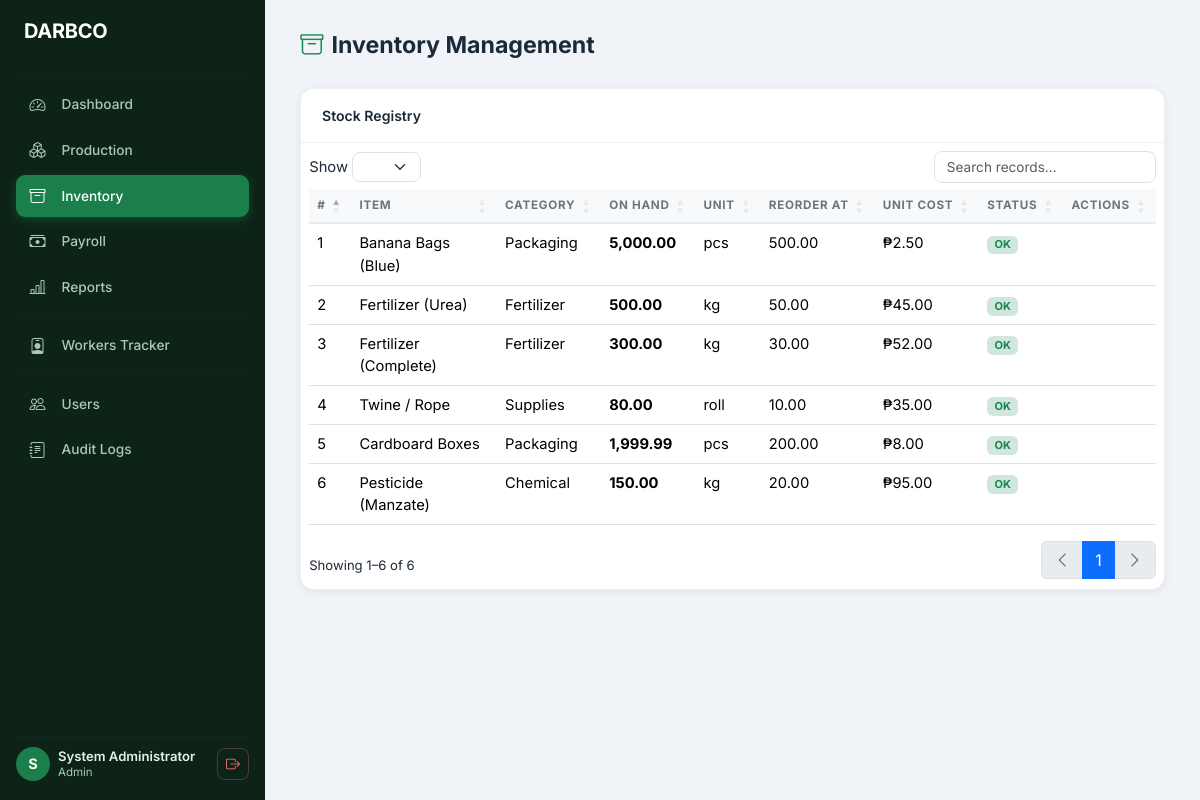
/index.php?page=inventory (signed in), run on the app's committed database.
### tables this page shows
CREATE TABLE `inventory_data` (
  `item_id` int unsigned NOT NULL AUTO_INCREMENT,
  `item_name` varchar(150) NOT NULL,
  `category` varchar(100) NOT NULL DEFAULT 'General',
  `unit` varchar(50) NOT NULL DEFAULT 'pcs',
  `quantity_on_hand` decimal(10,2) NOT NULL DEFAULT '0.00',
  `reorder_level` decimal(10,2) NOT NULL DEFAULT '10.00',
  `unit_cost` decimal(10,2) NOT NULL DEFAULT '0.00',
  `description` text,
  `created_by` int unsigned NOT NULL,
  `created_at` timestamp NOT NULL DEFAULT CURRENT_TIMESTAMP,
  `updated_at` timestamp NOT NULL DEFAULT CURRENT_TIMESTAMP ON UPDATE CURRENT_TIMESTAMP,
  PRIMARY KEY (`item_id`),
  KEY `fk_inventory_user` (`created_by`),
  KEY `idx_inventory_category` (`category`),
  KEY `idx_inventory_reorder` (`quantity_on_hand`,`reorder_level`),
  CONSTRAINT `fk_inventory_user` FOREIGN KEY (`created_by`) REFERENCES `users` (`user_id`) ON UPDATE CASCADE
);

### controllers/InventoryController.php (called while the page is built, shortened)
<?php
require_once MODEL_PATH . 'Inventory.php';
$inventoryModel = new Inventory();
$items = $inventoryModel->getAll();
require_once VIEW_PATH . 'inventory/index.php';

### config/db.php (called while the page is built, shortened)
<?php
class Database
{
    private static ?PDO $instance = null;
    public static function getInstance(): PDO
    {
        if (self::$instance === null) {
            $envFile = dirname(__DIR__) . '/.env';
            $env = [];
            $host    = $env['DB_HOST']    ?? 'localhost';
            $port    = $env['DB_PORT']    ?? '3306';
            $dbname  = $env['DB_NAME']    ?? 'darbco_system';
            $user    = $env['DB_USER']    ?? 'root';
            $pass    = $env['DB_PASS']    ?? '123456789';
            $charset = $env['DB_CHARSET'] ?? 'utf8mb4';
            $dsn = sprintf(
                'mysql:host=%s;port=%s;dbname=%s;charset=%s',
                $host,
                $port,
                $dbname,
                $charset
            );
            $options = [
                PDO::ATTR_ERRMODE            => PDO::ERRMODE_EXCEPTION,
                PDO::ATTR_DEFAULT_FETCH_MODE => PDO::FETCH_ASSOC,
                PDO::ATTR_EMULATE_PREPARES   => false,
                PDO::ATTR_PERSISTENT         => false,
                PDO::MYSQL_ATTR_INIT_COMMAND => "SET NAMES {$charset} COLLATE {$charset}_unicode_ci",
            ];
            try {
                self::$instance = new PDO($dsn, $user, $pass, $options);
            } catch (PDOException $e) {
                error_log('[DARBCO DB ERROR] ' . $e->getMessage());
                throw new RuntimeException(
                    'Database connection failed. Please contact the system administrator.',
                    (int) $e->getCode(),
                    $e
                );
            }
        }
        return self::$instance;
    }
}

### models/Inventory.php (called while the page is built, shortened)
<?php
class Inventory
{
    private PDO $db;
    public function __construct()
    {
        $this->db = Database::getInstance();
    }
    public function getAll(): array
    {
        $stmt = $this->db->query(
            'SELECT i.*, u.full_name AS created_by_name
               FROM inventory_data i
               JOIN users u ON u.user_id = i.created_by
              ORDER BY i.category, i.item_name'
        );
        return $stmt->fetchAll();
    }
}

### views/inventory/index.php (the view, shortened to what this page needs)
<?php
require_once VIEW_PATH . 'layout/header.php';
?>
<div class="app-shell">
<?php require_once VIEW_PATH . 'layout/sidebar.php'; ?>
<main class="main-content">
    <div class="page-header">
        <h1><i class="bi bi-archive me-2 text-success"></i>Inventory Management</h1>
    </div>
    <div class="table-card">
        <div class="card-header">Stock Registry</div>
        <div class="table-responsive p-2">
            <table class="table table-hover darbco-table w-100" id="inventoryTable">
                <thead>
                    <tr>
                        <th>#</th><th>Item</th><th>Category</th>
                        <th>On Hand</th><th>Unit</th><th>Reorder At</th>
                        <th>Unit Cost</th><th>Status</th><th>Actions</th>
                    </tr>
                </thead>
                <tbody>
                <?php foreach ($items as $item): ?>
                    <?php $isLow = $item['quantity_on_hand'] <= $item['reorder_level']; ?>
                    <tr<?= $isLow ? ' class="low-stock-row"' : '' ?>>
                        <td><?= $item['item_id'] ?></td>
                        <td><?= htmlspecialchars($item['item_name']) ?></td>
                        <td><?= htmlspecialchars($item['category']) ?></td>
                        <td><strong><?= number_format($item['quantity_on_hand'], 2) ?></strong></td>
                        <td><?= $item['unit'] ?></td>
                        <td><?= number_format($item['reorder_level'], 2) ?></td>
                        <td>₱<?= number_format($item['unit_cost'], 2) ?></td>
                        <td>
                            <?php if ($isLow): ?>
                                <span class="badge bg-warning text-dark"><i class="bi bi-exclamation-triangle me-1"></i>Low</span>
                            <?php else: ?>
                                <span class="badge bg-success-subtle text-success">OK</span>
                            <?php endif; ?>
                        </td>
                        <td>
                        </td>
                    </tr>
                <?php endforeach; ?>
                </tbody>
            </table>
        </div>
    </div>
</main>
</div>
<?php require_once VIEW_PATH . 'layout/footer.php'; ?>

### assets/css/main.css (style rules this page uses)
:root { --darbco-green: #1a7f4b; --darbco-green-dark: #145c36; --darbco-green-800: #0f4529; --darbco-green-light: #e8f5ee; --darbco-yellow: #f5a623; --darbco-yellow-bg: #fff8ec; --sidebar-width: 265px; --sidebar-bg: #0d2318; --sidebar-text: #a8c9b8; --sidebar-active-bg: #1a7f4b; --sidebar-hover-bg: #162e1f; --topbar-h: 52px; --card-radius: 14px; --shadow-sm: 0 2px 8px rgba(0,0,0,.07); --shadow-md: 0 6px 24px rgba(0,0,0,.11); --transition: .2s ease; }
*, *::before, *::after { box-sizing: border-box; }
body { font-family: 'Inter', system-ui, sans-serif; background: #f0f3f7; color: #1c2a38; margin: 0; font-size: .92rem; }
.app-shell { display: flex; min-height: 100vh; }
.main-content { margin-left: var(--sidebar-width); flex: 1; padding: 2rem 2.2rem; min-height: 100vh; }
.page-header { display: flex; align-items: flex-start; justify-content: space-between; flex-wrap: wrap; gap: .75rem; margin-bottom: 1.75rem; }
.page-header h1 { font-size: 1.45rem; font-weight: 700; margin: 0; line-height: 1.2; }
.card-header { background: #fff; border-bottom: 1px solid rgba(0,0,0,.07); padding: .9rem 1.3rem; font-weight: 600; font-size: .88rem; }
.table-card { background: #fff; border-radius: var(--card-radius); box-shadow: var(--shadow-sm); overflow: hidden; border: 1px solid rgba(0,0,0,.06); }
.table-card .card-header { background: #fff; border-bottom: 1px solid #eef0f3; padding: 1rem 1.3rem; font-weight: 600; }
table.table thead th { background: #f8f9fb; font-size: .73rem; font-weight: 700; text-transform: uppercase; letter-spacing: .06em; color: #6c757d; border-bottom: 2px solid #e9ecef !important; white-space: nowrap; }

### data on the page
inventory_data: item_id "6", item_name "Pesticide (Manzate)", category "Chemical", quantity_on_hand "150.00", unit "kg", reorder_level "20.00", unit_cost "95.00", shows "OK"
inventory_data: item_id "3", item_name "Fertilizer (Complete)", category "Fertilizer", quantity_on_hand "300.00", unit "kg", reorder_level "30.00", unit_cost "52.00", shows "OK"
inventory_data: item_id "2", item_name "Fertilizer (Urea)", category "Fertilizer", quantity_on_hand "500.00", unit "kg", reorder_level "50.00", unit_cost "45.00", shows "OK"
inventory_data: item_id "1", item_name "Banana Bags (Blue)", category "Packaging", quantity_on_hand "5,000.00", unit "pcs", reorder_level "500.00", unit_cost "2.50", shows "OK"
inventory_data: item_id "5", item_name "Cardboard Boxes", category "Packaging", quantity_on_hand "1,999.99", unit "pcs", reorder_level "200.00", unit_cost "8.00", shows "OK"
inventory_data: item_id "4", item_name "Twine / Rope", category "Supplies", quantity_on_hand "80.00", unit "roll", reorder_level "10.00", unit_cost "35.00", shows "OK"

### other printed values
substr($_SESSION[SESS_FULL_NAME] ?? 'U', 0, 1) "S"
$_SESSION[SESS_FULL_NAME] "System Administrator"
str_replace('_', ' ', $role) "Admin"
